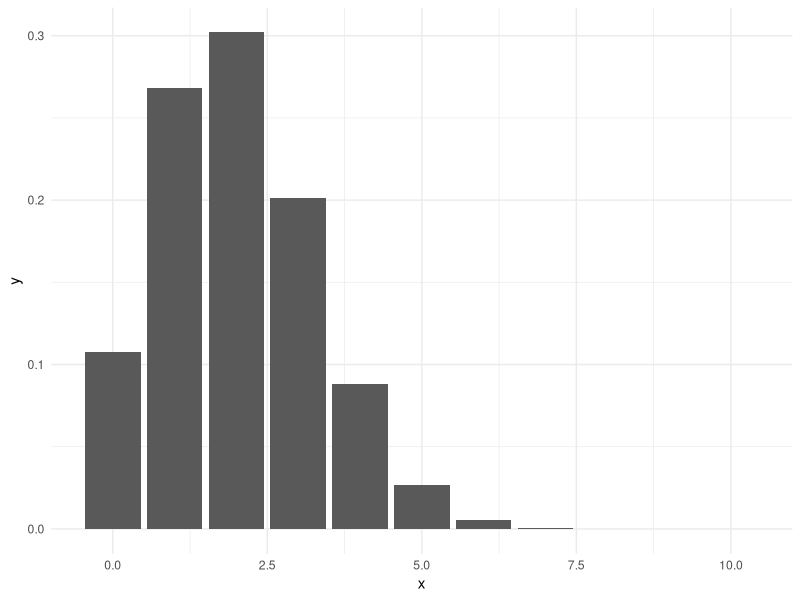
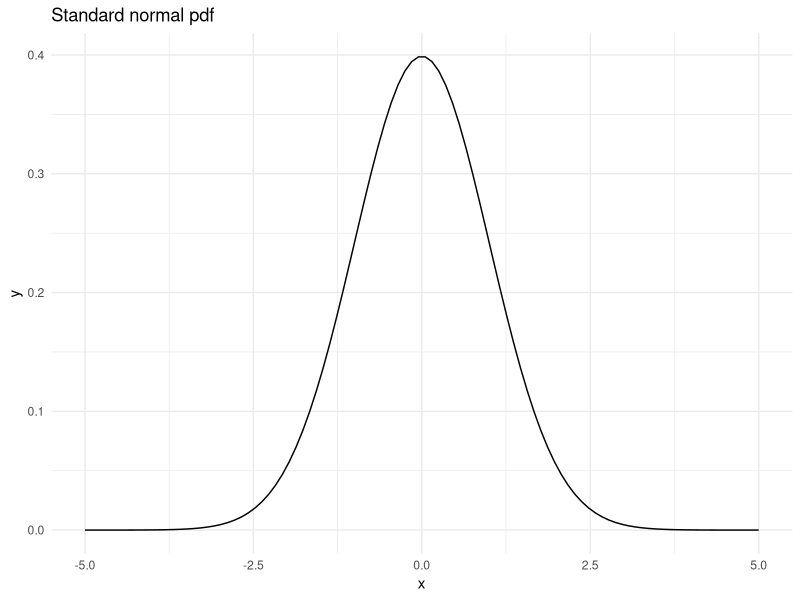
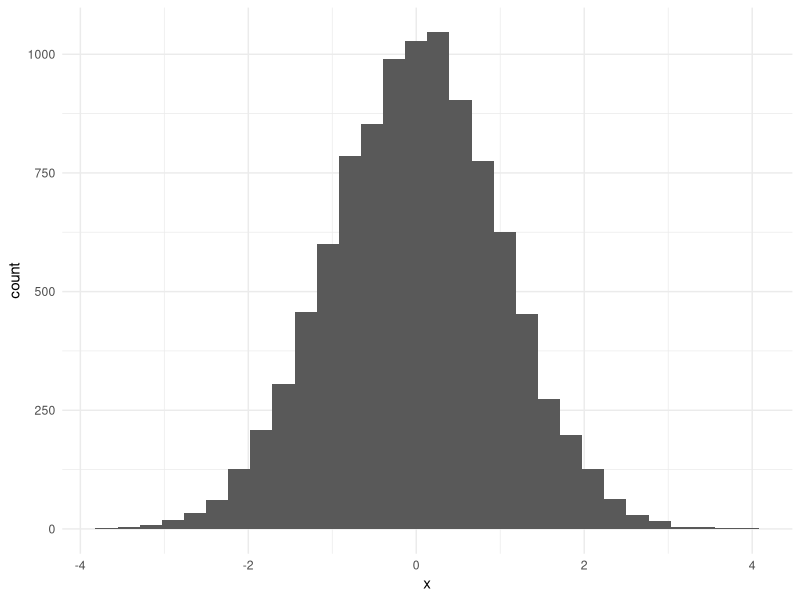
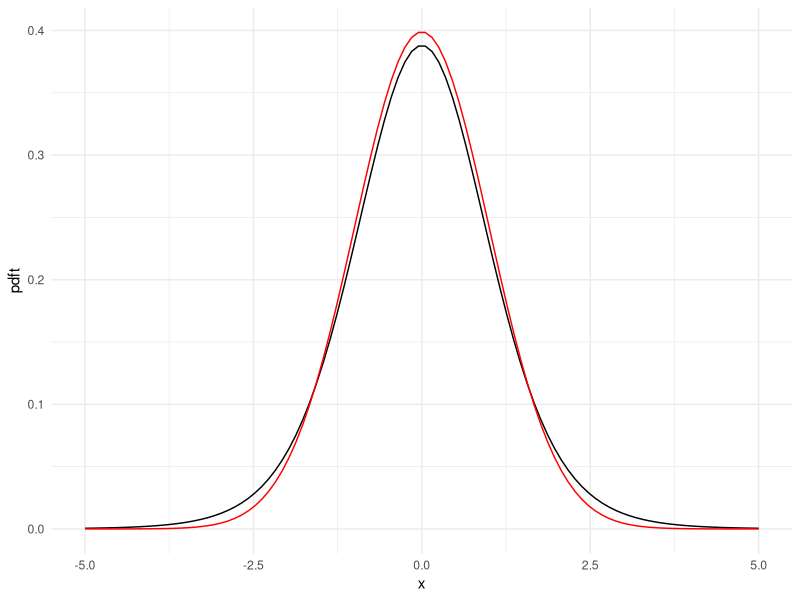
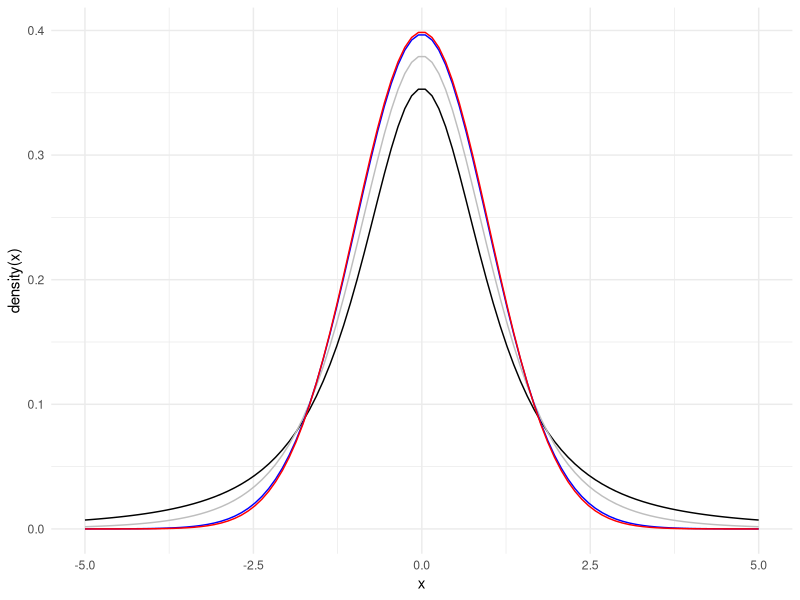
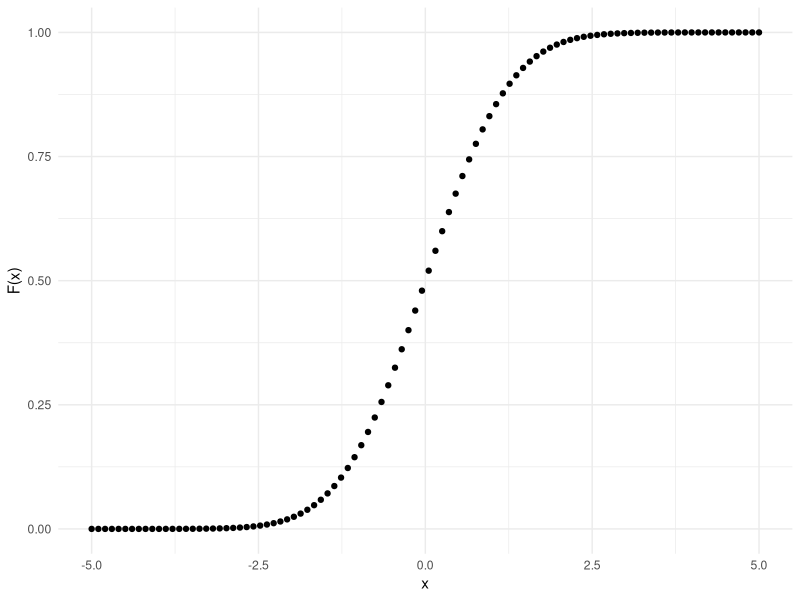
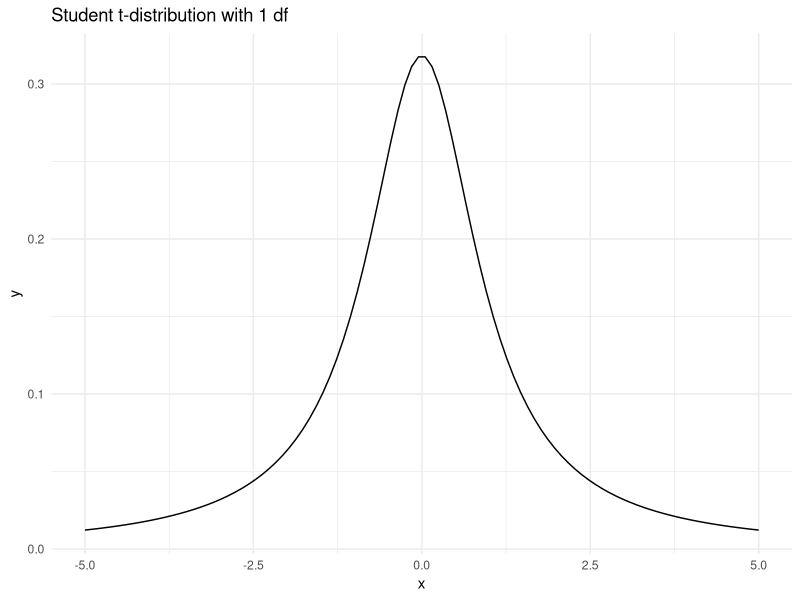
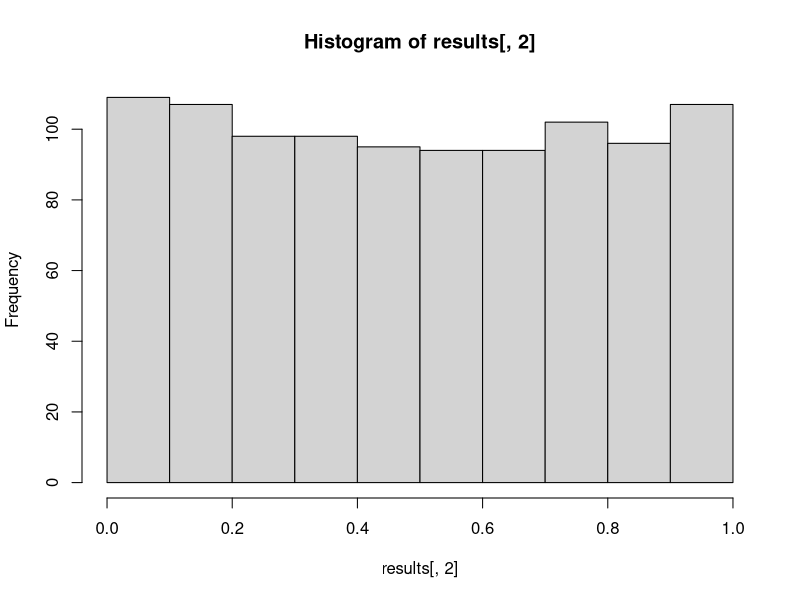

These charts were generated, in order, by the following R code:
## ---- chunk 1
#showsol<-FALSE
showsol=TRUE
knitr::opts_chunk$set(echo = TRUE,tidy=TRUE,message=FALSE,warning=FALSE,tidy.opts=list(width.cutoff=68),
                      cache=T)
## ---- chunk 2
cat("**Solution:** 
$X$ follows a binomial distribution if its probability mass function is given by $P(X=x)={n\\choose x}p^x(1-p)^{n-x}$ for $x=0$, $1$, $\\ldots$, $n$, where the parameter $n$ is a positive integer and the parameter $p$ is a number between $0$ and $1$. Typically, $X$ is the number of successes in a Bernoulli process consisting of $n$ trials where the probability of success in each trial is $p$.
")
## ---- chunk 3
library(ggplot2)
n=10
p=0.2
probs=dbinom(0:10,n,p)
df=data.frame(x=0:10,y=probs)
p<-ggplot(data=df, aes(x=x, y=y)) +
  geom_bar(stat="identity")+theme_minimal()
p
## ---- chunk 4
cat("**Solution:**
The approximation is best for $p=0.5$. Then the probability mass function is symmetric, as is the nomral probability density function. The approximation gets worse the closer $p$ is to $0$ or $1$.
")
## ---- chunk 5
x = seq(from = -5, to = 5, length=100)
y = dnorm(x = x, mean = 0, sd = 1)
df=data.frame(x=x,y=y)
p=ggplot(data=df,aes(x=x, y=y)) +
           geom_line()+
           ggtitle("Standard normal pdf")+theme_minimal()
p
         
## ---- chunk 6
cat("**Solution:**
`dnorm(1.4)` gives `0.1497275`. For a small $\\delta$, $P(1.4-\\delta<Z<1.4+\\delta) \\approx 2\\cdot0.15\\cdot\\delta$ for a standard normally distributed $Z$.
")
## ---- chunk 7
n = 10000
x = rnorm(n = n, mean = 0, sd = 1)
p=ggplot(data.frame(x=x),aes(x))+
  geom_histogram()+theme_minimal()
p
## ---- chunk 8
library(ggplot2)
n=10
x = seq(from = -5, to = 5, length=100)
pdft = dt(x = x, df=n-1)
pdfn=dnorm(x)
df=data.frame(x=x,pdft=pdft,pdfn=pdfn)
p=ggplot(data=df,aes(x=x)) +
  geom_line(aes(x=x,y=pdft))+
  geom_line(aes(x=x,y=pdfn),colour="red")+
  theme_minimal()
p
         
## ---- chunk 9
x = seq(from = -5, to = 5, length=100)
pdft2 = dt(x = x, df=2)
pdft5 = dt(x = x, df=5)
pdft50 = dt(x = x, df=50)
pdfn=dnorm(x)
df=data.frame(x=x,pdft2=pdft2,pdft5=pdft5,pdft50=pdft50,pdfn=pdfn)
p=ggplot(data=df,aes(x=x)) +
  geom_line(aes(x=x,y=pdft2))+
  geom_line(aes(x=x,y=pdft5), colour="grey")+
  geom_line(aes(x=x,y=pdft50), colour="blue")+
  geom_line(aes(x=x,y=pdfn),colour="red")+
  theme_minimal() + labs(y = "density(x)")
p
         
## ---- chunk 10
x = seq(from=-5, to=5, length=100)
df = data.frame(x=x,y=pnorm(x,0,1))
p=ggplot(data=df,aes(x=x, y=y)) +
  geom_point() + labs(y="F(x)") + theme_minimal()
p
## ---- chunk 11
z_l = qnorm(0.025, mean = 0, sd = 1) #lower
z_u = qnorm(0.975, mean = 0, sd = 1) #upper
c(z_l, z_u)
## ---- chunk 12
alpha_lower = pnorm(q = z_l, mean = 0, sd = 1, lower.tail = TRUE)
alpha_upper = 1 - pnorm(q = z_u, mean = 0, sd = 1, lower.tail = TRUE)
c(alpha_lower, alpha_upper)
## ---- chunk 13
cat("**Solutions:**
`pnorm(-5)` and `pnorm(5)` give `2.866516e-07` and `0.9999997`, respectively, i.e. close to 0 and 1. This agrees with the figure of the cdf.
")
## ---- chunk 14
cat("**Solution:**
We can use the following code:
")
## ---- chunk 15
pt(q = 1.8, df = 1)
pt(q = 2, df = 1) - pt(q = 1, df = 1) 
qt(p=0.1, df=1, lower.tail = F)
## ---- chunk 16
x = seq(-5,5, length = 100)
y = dt(x, df = 1)
df = data.frame(x=x, y=y)
p = ggplot(data=df, aes(x=x,y=y)) + geom_line() + ggtitle("Student t-distribution with 1 df") + theme_minimal()
p
## ---- chunk 17
myz.test <- function(x,sd)
{
  n <- length(x)
  xbar <- mean(x)
  zobs <- xbar/(sd/sqrt(n))
  # if you what to print remove hashtag in next line
  # print(paste("Zobs",zobs)) 
  pval<- 2*pnorm(abs(zobs),lower.tail=FALSE)
  # if you what to print remove hashtag in next line
  # print(paste("P-value",pval))
  return(list("statistic"=zobs,"p.value"=pval))
}
## ---- chunk 18
testds <- rnorm(100,mean=0.5,sd=6)
myz.test(testds,sd=6)
## ---- chunk 19
mu=0
sigma=4
n=10 # size of each data set
B=1000 # number of data sets to simulate
results <- matrix(NA,ncol=2,nrow=B)
for (i in 1:B)
{
  testX <- rnorm(n,mean=mu,sd=sigma)
  thisresult <- myz.test(testX,sigma)
  results[i,] <- c(thisresult$statistic,thisresult$p.value)
}
hist(results[,2])
## ---- chunk 20
cat("**Solution:**
The test $H_0\\colon\\mu=0$ versus $H_1\\colon\\mu\\neq0$ is performed 1000 times. The histogram (above) displays the $p$-values. They seem uniformly distributed, as $p$-values from a true simple nullhypothis should be with continuous data.
")
## ---- chunk 21
x = seq(from = -10, to = 10, length = 500)
y1 = dnorm(x, mean = 0, sd = 1)
y2 = dnorm(x, mean = 0, sd = 2)
y3 = dnorm(x, mean = 1, sd = 2)
y4 = dnorm(x, mean = -1, sd = 2)
df = data.frame(x, y1, y2, y3, y4)
ggplot(df, aes(x, y = value, color = variable))+ 
    geom_line(aes(y = y1, col = "y1")) + 
    geom_line(aes(y = y2, col = "y2")) + 
    geom_line(aes(y = y3, col = "y3")) + 
    geom_line(aes(y = y4, col = "y4")) + 
    ylim(0, 0.5) + 
    ggtitle("Normal distribution") + 
  scale_colour_discrete(name  ="Mean, sd",
                            breaks=c("y1", "y2", "y3", "y4"),
                            labels=c("0, 1", "0, 2", "1, 2 ", "-1, 2"))+ theme_minimal()
## ---- chunk 22
n = 1000
p = 0.5
x = rbinom(n, size = 1, prob = p)
df = data.frame(x=x)
p = ggplot(df, aes(x=x)) + geom_histogram() + theme_minimal()
p
## ---- chunk 23
cat("**Solution:**
An experiment of flipping a coin 100 times is repeated 1000 times. Each of the 1000 results will be an integer between 0 and 1000 (inclusive). The number of heads in each experiment has the binomial distribution with parameters $n=100$ and $p=0.5$. The mean of this distribution is $np=50$ and the variance is $np(1-p)=25$. We find the probability of having one or zero heads by `pbinom(1, size=100, prob=0.5)`, which gives `7.967495e-29`, and the probability of having exactly one head by `dbinom(1,100,.5)`, which gives `7.888609e-29`, i.e., very small probabilities. \\par The R code (below) draws a kernel density estimate (a smoothed version of the histogram) of the number of heads in the 1000 experiments (red). The same is done for a normal approximation to the binomial distribution (blue).
")
## ---- chunk 24
n = 1000
p = 0.5
x = rbinom(n, size = 100, prob = 0.5)
x_normal = rnorm(n, mean = 100*p, sd = sqrt(100*p*(1-p)))
#hist(x)
#hist(x_normal)
df = data.frame(x = x, x_normal = x_normal)
ggplot(data = df, aes(x = values), color = variable) + 
  geom_density(aes(x = x, col = "x")) + 
  geom_density(aes(x = x_normal, col = "x_normal"))+
   theme_minimal()
## ---- chunk 25
cat("**Solution:**
R code and plots:
")
## ---- chunk 26
x = seq(from = 0, to = 8, length = 500)
y1 = dchisq(x, df = 1)
y2 = dchisq(x, df = 2)
y3 = dchisq(x, df = 3)
y4 = dchisq(x, df = 4)
y6 = dchisq(x, df = 6)
y9 = dchisq(x, df = 9)
df = data.frame(x,y1,y2,y3,y4,y6,y9)
ggplot(df, aes(x, y = value, color = variable))+ 
    geom_line(aes(y = y1, col = "y1")) + 
    geom_line(aes(y = y2, col = "y2")) + 
    geom_line(aes(y = y3, col = "y3")) + 
    geom_line(aes(y = y4, col = "y4")) + 
    geom_line(aes(y = y6, col = "y6")) + 
    geom_line(aes(y = y9, col = "y9")) + 
    ylim(0, 0.5) + theme_minimal()+
    ggtitle("Chi^2-pdf") + 
  scale_colour_discrete(name  ="Df",
                            breaks=c("y1", "y2", "y3", "y4", "y6", "y9"),
                            labels=c("1", "2", "3", "4", "6", "9"))
   
x = seq(from = 0, to = 8, length = 500)
y1 = pchisq(x, df = 1) 
y2 = pchisq(x, df = 2) 
y3 = pchisq(x, df = 3) 
y4 = pchisq(x, df = 4) 
y6 = pchisq(x, df = 6) 
y9 = pchisq(x, df = 9) 
df = data.frame(x,y1,y2,y3,y4,y6,y9)
ggplot(df, aes(x, y = value, color = variable))+ 
    geom_line(aes(y = y1, col = "y1")) + 
    geom_line(aes(y = y2, col = "y2")) + 
    geom_line(aes(y = y3, col = "y3")) + 
    geom_line(aes(y = y4, col = "y4")) + 
    geom_line(aes(y = y6, col = "y6")) + 
    geom_line(aes(y = y9, col = "y9")) + 
    ylim(0, 1) + 
    ggtitle("Chi^2-cdf") + theme_minimal()+
  scale_colour_discrete(name  ="Df",
                            breaks=c("y1", "y2", "y3", "y4", "y6", "y9"),
                            labels=c("1", "2", "3", "4", "6", "9"))
x = seq(from = -4, to = 4, length = 500)
y1 = dt(x, df = 1)
y2 = dt(x, df = 2)
y3 = dt(x, df = 3)
y4 = dt(x, df = 4)
y5 = dt(x, df = 5)
df = data.frame(x,y1,y2,y3,y4,y5)
ggplot(df, aes(x, y = value, color = variable))+ 
    geom_line(aes(y = y1, col = "y1")) + 
    geom_line(aes(y = y2, col = "y2")) + 
    geom_line(aes(y = y3, col = "y3")) + 
    geom_line(aes(y = y4, col = "y4")) + 
    geom_line(aes(y = y5, col = "y5")) + 
    ylim(0, 0.4) + 
    ggtitle("T-pdf") + 
  scale_colour_discrete(name  ="Df",
                            breaks=c("y1", "y2", "y3", "y4", "y5"),
                            labels=c("1", "2", "3", "4", "5")) +  theme_minimal()
x = seq(from = -4, to = 4, length = 500)
y1 = pt(x, df = 1) 
y2 = pt(x, df = 2) 
y3 = pt(x, df = 3) 
y4 = pt(x, df = 4) 
y6 = pt(x, df = 5) 
df = data.frame(x,y1,y2,y3,y4,y5)
ggplot(df, aes(x, y = value, color = variable))+ 
    geom_line(aes(y = y1, col = "y1")) + 
    geom_line(aes(y = y2, col = "y2")) + 
    geom_line(aes(y = y3, col = "y3")) + 
    geom_line(aes(y = y4, col = "y4")) + 
    geom_line(aes(y = y6, col = "y5")) + 
    ylim(0, 1) + 
    ggtitle("T-cdf") + 
  scale_colour_discrete(name  ="Df",
                            breaks=c("y1", "y2", "y3", "y4", "y5"),
                            labels=c("1", "2", "3", "4", "5")) + theme_minimal()
